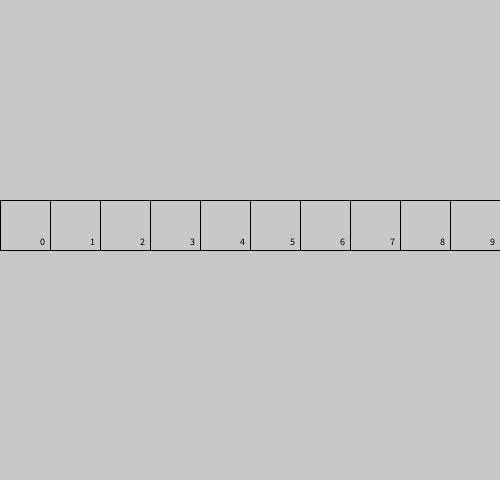
Frame 1 (no input)
Frame 60 (the mouse pressed at the canvas centre just before this capture): identical to frame 1, image omitted
Frame 120 (the mouse held since frame 60 and released just before this capture): identical to frame 1, image omitted

The Processing sketch that drew this single still picture (run headless with seeded random() and noise(); from frame 60 on, the mouse is pressed at the canvas centre):

// Processing sketch: griilla_memoria
// ── griilla_memoria.pde
int cant = 10;
int [] posiciones = new int [cant];
int posY = 200;
int tam;

void setup() {
  size(500, 480);
  tam = width/cant;
  
  for(int i=0; i<cant; i++){
    posiciones[i] = round(random(100));
  }
 
}

void draw() {
  background(200);
  
  for(int i=0; i<cant; i++){
    noFill();
    rect(i * tam, posY, tam, tam);
    fill(0);
    textSize(10);
    text(i, i * tam + tam - 10, posY + tam - 5);
  }
}

void mouseMoved() {
}

void keyPressed () {
}
